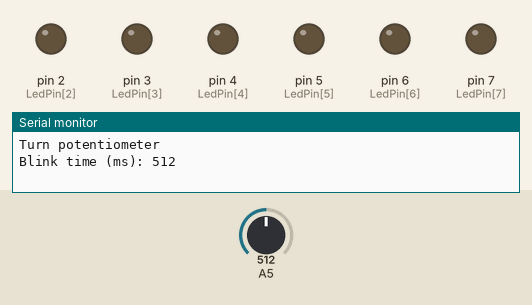
The sketch below on a simulated Arduino Uno, built with avr-gcc and run on an emulated ATmega328P. Parts: output pins drawn as LEDs (lit = HIGH), the last lines printed to the serial monitor. Dashed ring = blinking. The inputs (shaded band) are chosen by the test bench; at power-on: A5 = 512. Pins used as bus, display or sensor lines are not drawn.

Above: at 8.6 s.
8.7 s: A5 set to 0
At 11.3 s:
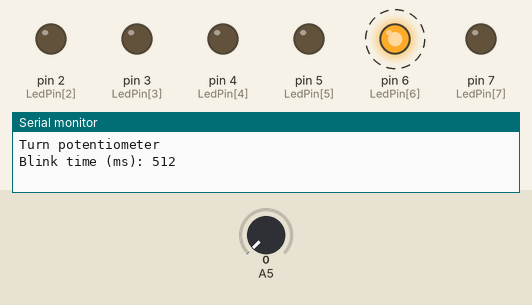
16.5 s: A5 set to 18
At 16.79 s:
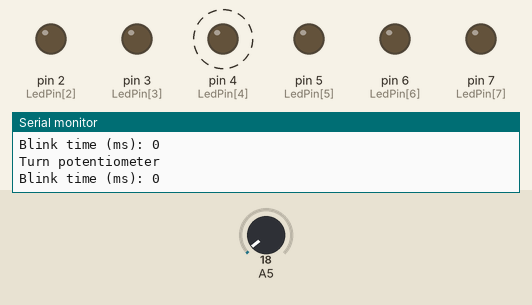
24.3 s: A5 set to 122
At 25.02 s:
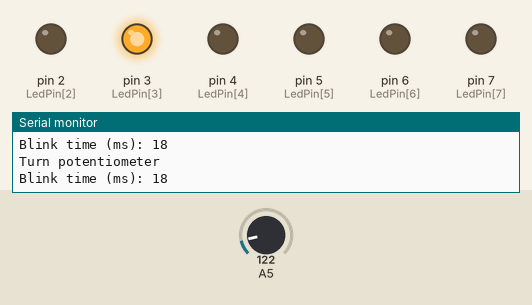
32.1 s: A5 set to 716
Timing chart, 0 to 40.9 s (numbered marks = the images above; inputs shaded):
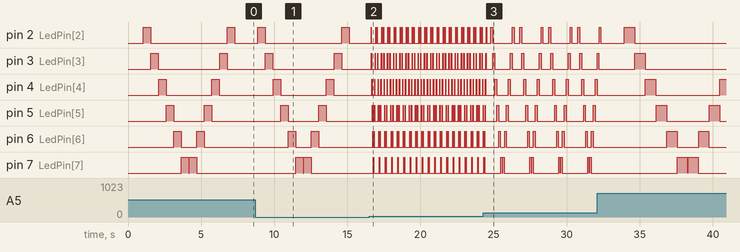

Measured:
- after the input at 16.5 s, pin 2 (LedPin[2]): LOW → HIGH after 0.12 s, then repeats every 0.42 s: LOW 0.29 s, HIGH 0.02 s, LOW 0.09 s, HIGH 0.02 s; pin 3 (LedPin[3]): LOW → HIGH after 0.15 s, then repeats every 0.42 s: LOW 0.23 s, HIGH 0.02 s, LOW 0.15 s, HIGH 0.02 s
- by itself, pin 2 (LedPin[2]): alternates HIGH for 0.51 s and LOW for 5.2 s
- by itself, pin 3 (LedPin[3]): alternates HIGH for 0.51 s and LOW for 4.2 s
- by itself, pin 4 (LedPin[4]): alternates HIGH for 0.51 s and LOW for 3.1 s
- by itself, pin 5 (LedPin[5]): alternates HIGH for 0.51 s and LOW for 2.1 s
- by itself, pin 6 (LedPin[6]): alternates HIGH for 0.51 s and LOW for 1.1 s, 4 changes in all, then stays LOW

The sketch:

DenLEDNhapNhayDuoiVoiBienTro.ino
```cpp
char LedPin[]={0,1,2,3,4,5,6,7};
char i, x, y;
int t1;
void setup() {
  for(i=0; i<8; i++)   {
    pinMode(LedPin[i], OUTPUT);
  }
  Serial.begin(4600);
}
void loop() {
  t1=analogRead(5);
  for(x=0; x<8; x++)   {
    digitalWrite(LedPin[x], HIGH);
  	delay(t1);
  	digitalWrite(LedPin[x], LOW);
  	delay(10);
  }
  for(y=7; y>0; y--) {
    digitalWrite(LedPin[y], HIGH);
  	delay(t1);
  	digitalWrite(LedPin[y], LOW);
  	delay(10);
  }
  Serial.println("Turn potentiometer");
  Serial.println();
  Serial.print("Blink time (ms): ");
  Serial.println(t1);
}
```
